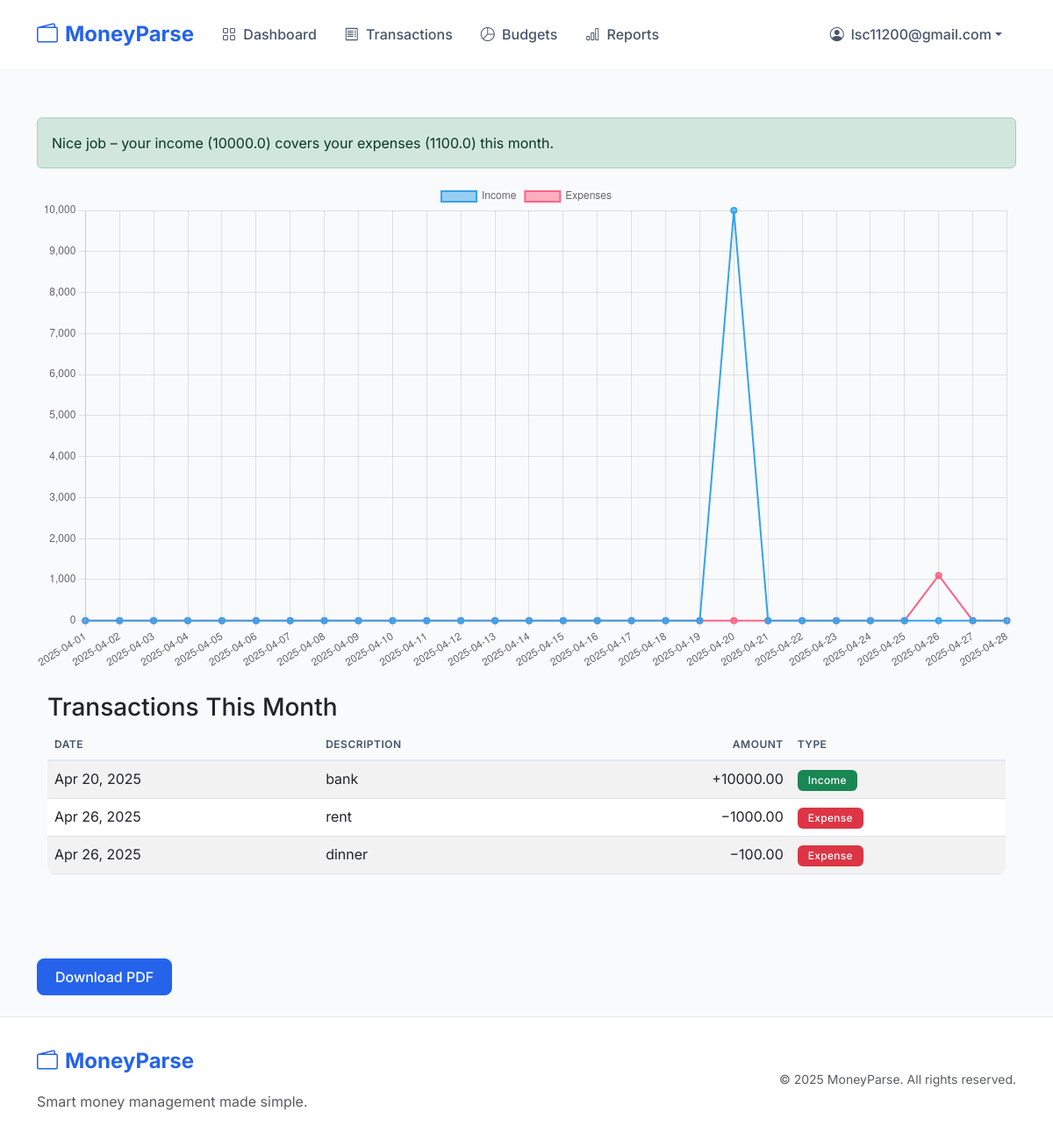
The page /report/monthly/ (signed in) on the database its author committed.
### accounts/models.py (models this page shows, shortened)
class CustomUser(AbstractBaseUser, PermissionsMixin):
    email = models.EmailField(unique=True)
    date_joined = models.DateTimeField(default=timezone.now)
    is_active = models.BooleanField(default=True)
    is_staff = models.BooleanField(default=False)
    objects = CustomUserManager()
    USERNAME_FIELD = 'email'
    REQUIRED_FIELDS = []

### transactions/models.py (models this page shows, shortened)
class Transaction(models.Model):
    user = models.ForeignKey(settings.AUTH_USER_MODEL, on_delete=models.CASCADE)
    date = models.DateField()
    description = models.CharField(max_length=255, blank=True, null=True)
    amount = models.DecimalField(max_digits=10, decimal_places=2)
    class Meta:
        indexes = [
            models.Index(fields=['user', '-date']),
            models.Index(fields=['date']),
        ]
    TRANSACTION_TYPES = (
        ('income', 'Income'),
        ('expense', 'Expense'),
    )
    transaction_type = models.CharField(max_length=7, choices=TRANSACTION_TYPES, default='income')
    EXPENSE_CATEGORIES = (
        ('housing', 'Housing'),
        ('transportation', 'Transportation'),
        ('food', 'Food & Dining'),
        ('utilities', 'Utilities'),
        ('healthcare', 'Healthcare'),
        ('entertainment', 'Entertainment'),
        ('shopping', 'Shopping'),
        ('education', 'Education'),
        ('savings', 'Savings'),
        ('other', 'Other'),
    )
    category = models.CharField(max_length=20, choices=EXPENSE_CATEGORIES, blank=True, null=True)

### report/views.py (the view)
# urls.py: path('monthly/', views.report_monthly, name='report_monthly' ),
@login_required
def report_monthly(request):
    today = timezone.now()
    month_start = today.replace(day=1, hour=0, minute=0, second=0, microsecond=0)
    span = (today.date() - month_start.date()).days + 1
    base_qs = Transaction.objects.filter(user=request.user, date__gte=month_start)
    inc_qs  = base_qs.filter(transaction_type='income')
    exp_qs  = base_qs.filter(transaction_type='expense')
    inc_labels, inc_data = _build_time_series(inc_qs, span)
    exp_labels, exp_data = _build_time_series(exp_qs, span)
    total_inc = sum(inc_data)
    total_exp = sum(exp_data)
    return render(request, 'report/report_monthly.html', {
        'inc_labels': inc_labels,
        'inc_data':   inc_data,
        'exp_data':   exp_data,
        'total_inc':  total_inc,
        'total_exp':  total_exp,
        'monthly_income_transactions': inc_qs,
        'monthly_expense_transactions': exp_qs,
    })

### report/views.py (called while the page is built)
def _build_time_series(qs, span_days):
    today = timezone.localdate()
    sums = defaultdict(float)
    for tx in qs:
        d = tx.date
        sums[d] += float(tx.amount)
    labels = []
    data   = []
    for i in range(span_days - 1, -1, -1):
        d = today - timedelta(days=i)
        labels.append(d.isoformat())
        data.append(sums[d])
    return labels, data

### templates/report/report_monthly.html (shortened to what this page needs)
{% extends 'base.html' %}
{% block content %}
    <div class="container py-4" id="report-content">
        {% if total_exp > total_inc %}
            <div class="alert alert-danger">
              Warning: Your expenses ({{ total_exp }}) exceed your income ({{ total_inc }}) this month!
            </div>
          {% else %}
            <div class="alert alert-success">
              Nice job – your income ({{ total_inc }}) covers your expenses ({{ total_exp }}) this month.
            </div>
          {% endif %}
        <canvas id="monthlyChart" width="400" height="200"></canvas>
        <div class="container py-4">
          <h3>Transactions This Month</h3>
          <table class="table table-striped">
            <thead class="table-dark">
              <tr>
                <th>Date</th>
                <th>Description</th>
                <th class="text-end">Amount</th>
                <th>Type</th>
              </tr>
            </thead>
            <tbody>
              {% for tx in monthly_income_transactions %}
                <tr>
                  <td>{{ tx.date|date:"M j, Y" }}</td>
                  <td>{{ tx.description }}</td>
                  <td class="text-end">+{{ tx.amount }}</td>
                  <td><span class="badge bg-success">Income</span></td>
                </tr>
              {% endfor %}
              {% for tx in monthly_expense_transactions %}
                <tr>
                  <td>{{ tx.date|date:"M j, Y" }}</td>
                  <td>{{ tx.description }}</td>
                  <td class="text-end">−{{ tx.amount }}</td>
                  <td><span class="badge bg-danger">Expense</span></td>
                </tr>
              {% endfor %}
            </tbody>
          </table>
        </div>
    </div>
    <script>
      const ctxM = document.getElementById('monthlyChart').getContext('2d');
      new Chart(ctxM, {
        type: 'line',
        data: {
          labels: {{ inc_labels|safe }},
          datasets: [
            { label: 'Income',  data: {{ inc_data|safe }},  borderWidth: 2, fill: false },
            { label: 'Expenses',data: {{ exp_data|safe }},  borderWidth: 2, fill: false }
          ]
        },
        options: { scales: { y: { beginAtZero: true } } }
      });
    </script>
</div>
<div class="container mb-4">
    <button id="downloadPdf" class="btn btn-primary">
      Download PDF
    </button>
  </div>
<script>
    document.getElementById('downloadPdf').addEventListener('click', () => {
      const element = document.getElementById('report-content');
      const w = 1500;
      const h = 1500;
      html2pdf().set({
        margin:    2,
        filename:  'monthly_report.pdf',
        image:     { type: 'jpeg', quality: 0.98 },
        html2canvas: {
          scale:        2,
          useCORS:      true,
          scrollX:      0,
          scrollY:      0,
          windowWidth:  w,
          windowHeight: h
        },
        jsPDF: {
          unit:   'px',
          format: [ w, h ],
          orientation: 'portrait'
        },
        pagebreak: { mode: ['css','legacy'] }
      }).from(element).save();
    });
</script>
{% endblock %}

### templates/base.html (shortened to what this page needs)
<!DOCTYPE html>
<html lang="en">
<head>
    <link href="https://cdn.jsdelivr.net/npm/bootstrap@5.3.0/dist/css/bootstrap.min.css" rel="stylesheet">
    <link rel="stylesheet" href="https://cdn.jsdelivr.net/npm/bootstrap-icons@1.11.0/font/bootstrap-icons.css">
</head>
<body>
    <nav class="navbar navbar-expand-lg navbar-light sticky-top">
        <div class="container">
            <a class="navbar-brand d-flex align-items-center" href="/">
                <i class="bi bi-wallet2 me-2"></i>
                MoneyParse
            </a>
            <div class="collapse navbar-collapse" id="navbarNav">
                <ul class="navbar-nav me-auto">
                    {% if user.is_authenticated %}
                    <li class="nav-item">
                        <a class="nav-link{% if request.resolver_match.url_name == 'dashboard' %} active{% endif %}" href="{% url 'dashboard' %}">
                            <i class="bi bi-grid me-1"></i> Dashboard
                        </a>
                    </li>
                    <li class="nav-item">
                        <a class="nav-link{% if request.resolver_match.url_name == 'transaction_list' %} active{% endif %}" href="{% url 'transaction_list' %}">
                            <i class="bi bi-receipt me-1"></i> Transactions
                        </a>
                    </li>
                    <li class="nav-item">
                        <a class="nav-link{% if request.resolver_match.url_name == 'budget_list' %} active{% endif %}" href="{% url 'budget_list' %}">
                            <i class="bi bi-pie-chart me-1"></i> Budgets
                        </a>
                    </li>
                    <li class="nav-item">
                        <a class="nav-link{% if request.resolver_match.url_name == 'report_home' %} active{% endif %}" href="{% url 'report_home' %}">
                            <i class="bi bi-bar-chart me-1"></i> Reports
                        </a>
                    </li>
                    {% endif %}
                </ul>
                <ul class="navbar-nav">
                    {% if user.is_authenticated %}
                    <li class="nav-item dropdown">
                        <a class="nav-link dropdown-toggle d-flex align-items-center" href="#" id="navbarDropdown" role="button" data-bs-toggle="dropdown">
                            <i class="bi bi-person-circle me-2"></i>
                            {{ user.email }}
                        </a>
                    </li>
                    {% endif %}
                </ul>
            </div>
        </div>
    </nav>
    <div class="main-content">
        {% block content %}{% endblock %}
    <footer class="footer">
        <div class="container">
            <div class="row align-items-center">
                <div class="col-md-6 text-center text-md-start">
                    <a class="navbar-brand mb-3 d-inline-flex align-items-center" href="/">
                        <i class="bi bi-wallet2 me-2"></i>
                        MoneyParse
                    </a>
                    <p class="text-muted mb-0">Smart money management made simple.</p>
                </div>
                <div class="col-md-6 text-center text-md-end">
                    <small class="text-muted">&copy; {% now "Y" %} MoneyParse. All rights reserved.</small>
                </div>
            </div>
        </div>
    </footer>
</body>
</html>

### templates/base.html (style rules this page uses)
:root { --primary-color: #2563eb; --secondary-color: #1e40af; --success-color: #059669; --danger-color: #dc2626; --warning-color: #d97706; --info-color: #0891b2; }
body { font-family: 'Inter', system-ui, -apple-system, sans-serif; min-height: 100vh; display: flex; flex-direction: column; background-color: #f8fafc; }
.navbar { padding: 1rem 0; background: rgba(255, 255, 255, 0.95) !important; backdrop-filter: blur(10px); }
.navbar-brand { font-weight: 700; font-size: 1.5rem; color: var(--primary-color) !important; }
.nav-link { font-weight: 500; padding: 0.5rem 1rem !important; color: #475569 !important; transition: color 0.2s ease; }
.btn { font-weight: 500; padding: 0.5rem 1.25rem; border-radius: 0.5rem; }
.btn-primary { background-color: var(--primary-color); border-color: var(--primary-color); }
.main-content { flex: 1; padding: 2rem 0; }
.footer { margin-top: auto; padding: 2rem 0; background-color: #fff; border-top: 1px solid #e2e8f0; }
.table { border-radius: 0.5rem; overflow: hidden; }
.table thead th { background-color: #f8fafc; border-bottom: 2px solid #e2e8f0; color: #475569; font-weight: 600; text-transform: uppercase; font-size: 0.75rem; letter-spacing: 0.5px; }
.badge { font-weight: 500; letter-spacing: 0.3px; padding: 0.5em 1em; }

### rows shown on the page
CustomUser: email "lsc11200@gmail.com"
Transaction: date "Apr 20, 2025", description "bank", amount "10000.00"
Transaction: date "Apr 26, 2025", description "rent", amount "1000.00"
Transaction: date "Apr 26, 2025", description "dinner", amount "100.00"

### other values the page prints
{{ total_inc }} "10000.0"
{{ total_exp }} "1100.0"
chart data {{ inc_data|safe }} [0.0, 0.0, 0.0, 0.0, 0.0, 0.0, 0.0, 0.0, 0.0, 0.0, 0.0, 0.0, 0.0, 0.0, 0.0, 0.0, 0.0, 0.0, 0.0, 10000.0, 0.0, 0.0, 0.0, 0.0, 0.0, 0.0, 0.0, 0.0]
chart data {{ exp_data|safe }} [0.0, 0.0, 0.0, 0.0, 0.0, 0.0, 0.0, 0.0, 0.0, 0.0, 0.0, 0.0, 0.0, 0.0, 0.0, 0.0, 0.0, 0.0, 0.0, 0.0, 0.0, 0.0, 0.0, 0.0, 0.0, 1100.0, 0.0, 0.0]
